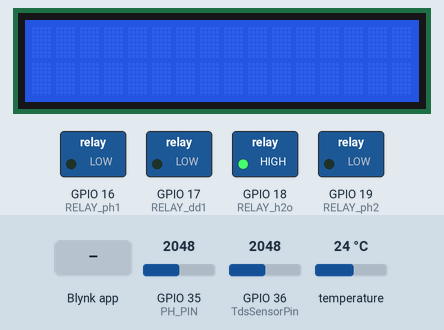
Bench run of a sketch on a simulated ESP32. Parts: 16×2 character LCD, switched loads named in the sketch (green lamp = pin HIGH). Inputs (shaded band) come from the test bench; at power-on: GPIO 35 (PH_PIN) = 2048, GPIO 36 (TdsSensorPin) = 2048, temperature 24 °C. WiFi joins after 1.5 s; servers stay silent unless stated; EEPROM starts erased; what the sketch prints to the serial monitor is not drawn.

Above: at 3.5 s.
3.6 s: Blynk app writes 1 to V2
At 11.5 s:
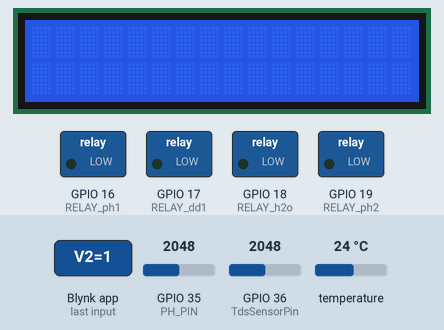
At 30.0 s:
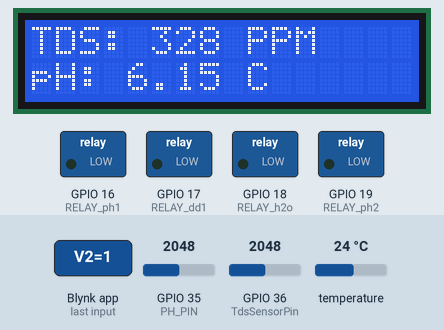
Timing chart, 0 to 31.5 s (numbered marks = the images above; inputs shaded):
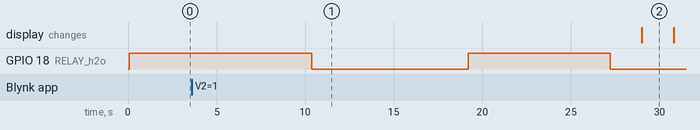

The sketch:

IoP391_nft_hydroponics.ino
```cpp
#define BLYNK_TEMPLATE_ID "TMPL6pgAKvDxM"
#define BLYNK_TEMPLATE_NAME "Group 4 project"
#define BLYNK_AUTH_TOKEN "VyIK9cPsMwVGqr1wH9zMMhfF3zT1epnb"
#define BLYNK_PRINT Serial
#include <Wire.h>
#include <OneWire.h>
#include <DallasTemperature.h>
#include <WiFi.h>
#include <WiFiClient.h>
#include <BlynkSimpleEsp32.h>
#include <GravityTDS.h>
#include <DHT.h>
#include <LiquidCrystal_I2C.h>
LiquidCrystal_I2C lcd(0x27, 16, 2);

const char* ssid = "cuong";
const char* password = "12345678";
//TDS
#define TdsSensorPin 36
#define VREF 3.5  // analog reference voltage(Volt) of the ADC
#define SCOUNT 10
GravityTDS tds;

// DS18B20 temperature sensor
#define ONE_WIRE_BUS 4
OneWire oneWire(ONE_WIRE_BUS);
DallasTemperature sensors(&oneWire);
float tempC;

BlynkTimer timer;

//pH
#include "DFRobot_ESP_PH.h"
#include "EEPROM.h"

DFRobot_ESP_PH ph;
#define ESPADC 4096.0   //the esp Analog Digital Convertion value
#define ESPVOLTAGE 3300 //the esp voltage supply value
#define PH_PIN 35		//the e#define samplingInterval 20

float voltage, pHValue,pHValue1;
double pHmin = 6,pHmax=6.8;
int TDSmin = 800,TDSmax= 1000;
float pHtemp = 0,pHtemp1 = 0;
//Relay
const int RELAY_ph2 = 19;
const int RELAY_h2o = 18;
// const int RELAY_dd2 = 5;
const int RELAY_dd1 = 17;
const int RELAY_ph1 = 16;

void setup() {
  //LCD
  lcd.begin();
  lcd.backlight();
  //PUMP
  pinMode(RELAY_ph2, OUTPUT);
  pinMode(RELAY_h2o, OUTPUT);
  pinMode(RELAY_dd1, OUTPUT);
  pinMode(RELAY_ph1, OUTPUT);
  digitalWrite(RELAY_ph2, LOW);
  digitalWrite(RELAY_h2o, HIGH);
  digitalWrite(RELAY_dd1, LOW);
  digitalWrite(RELAY_ph1, LOW);

  //TDS
  pinMode(TdsSensorPin, INPUT);
  // Initialize serial communication
  Serial.begin(115200);
  // Connect to Wi-Fi
  WiFi.begin(ssid, password);
  while (WiFi.status() != WL_CONNECTED) {
    delay(1000);
    Serial.println("Connecting to WiFi...");
  }
  Serial.println("Connected to WiFi");

  // Initialize Blynk
  Blynk.begin(BLYNK_AUTH_TOKEN, ssid, password);
  //TDS sensor
  tds.begin();
  //DS18B20 temperature sensor
  sensors.begin();
  EEPROM.begin(32);//needed to permit storage of calibration value in eeprom
	ph.begin();

  timer.setInterval(1000L, sendTDS);
  timer.setInterval(1000L, sendDS18);
  timer.setInterval(1000L, sendpH);
  timer.setInterval(1000L, displayValue);
}

//
// sum of sample point

int analogBuffer[SCOUNT];  // store the analog value in the array, read from ADC
int analogBufferTemp[SCOUNT];
int analogBufferIndex = 0;
int copyIndex = 0;
int count = 1;
float averageVoltage = 0;
float tdsValue = 0;
// float temperature = 25;  // current temperature for compensation
BLYNK_WRITE(V2)
{
  double pHminb = param.asDouble(); // assigning incoming value from pin V1 to a variable
  Serial.print("V2 Slider value is: ");
  Serial.println(pHminb);
  pHmin = pHminb;
}
BLYNK_WRITE(V3)
{
  double pHmaxb = param.asDouble(); // assigning incoming value from pin V1 to a variable
  Serial.print("V3 Slider value is: ");
  Serial.println(pHmaxb);
  pHmax = pHmaxb;
}
BLYNK_WRITE(V5)
{
  int TDSminb = param.asInt(); // assigning incoming value from pin V1 to a variable
  Serial.print("V5 Slider value is: ");
  Serial.println(TDSminb);
  TDSmin = TDSminb;
}
BLYNK_WRITE(V6)
{
  int TDSmaxb = param.asInt(); // assigning incoming value from pin V1 to a variable
  Serial.print("V6 Slider value is: ");
  Serial.println(TDSmaxb);
  TDSmax = TDSmaxb;
}
//TDS
// median filtering algorithm
int getMedianNum(int bArray[], int iFilterLen) {
  int bTab[iFilterLen];
  for (byte i = 0; i < iFilterLen; i++)
    bTab[i] = bArray[i];
  int i, j, bTemp;
  for (j = 0; j < iFilterLen - 1; j++) {
    for (i = 0; i < iFilterLen - j - 1; i++) {
      if (bTab[i] > bTab[i + 1]) {
        bTemp = bTab[i];
        bTab[i] = bTab[i + 1];
        bTab[i + 1] = bTemp;
      }
    }
  }
  if ((iFilterLen & 1) > 0) {
    bTemp = bTab[(iFilterLen - 1) / 2];
  } else {
    bTemp = (bTab[iFilterLen / 2] + bTab[iFilterLen / 2 - 1]) / 2;
  }
  return bTemp;
}

void sendDS18() {
  // Read DS18B20 temperature sensor value
  sensors.requestTemperatures();
  tempC = sensors.getTempCByIndex(0);
  delay(1000);
  // Print sensor values to serial monitor
  Serial.print("Water Temperature: ");
  Serial.println(tempC);

  // Send sensor values to Blynk

}

void sendTDS() {
  // Read TDS sensor value
  static unsigned long analogSampleTimepoint = millis();
  // int temp=25;
  if (millis() - analogSampleTimepoint > 40U)  //every 40 milliseconds,read the analog value from the ADC
  {
    analogSampleTimepoint = millis();
    analogBuffer[analogBufferIndex] = analogRead(TdsSensorPin);  //read the analog value and store into the buffer
    analogBufferIndex++;
    if (analogBufferIndex == SCOUNT)
      analogBufferIndex = 0;
  }
  static unsigned long printTimepoint = millis();
  if (millis() - printTimepoint > 800U) {
    printTimepoint = millis();
    for (copyIndex = 0; copyIndex < SCOUNT; copyIndex++)
      analogBufferTemp[copyIndex] = analogBuffer[copyIndex];
    averageVoltage = getMedianNum(analogBufferTemp, SCOUNT) * (float)VREF / 4096.0;                                                                                                   // read the analog value more stable by the median filtering algorithm, and convert to voltage value
    float compensationCoefficient = 1.0 + 0.02 * (tempC - 25.0);                                                                                                                      //temperature compensation formula: fFinalResult(25^C) = fFinalResult(current)/(1.0+0.02*(fTP-25.0));
    float compensationVolatge = averageVoltage / compensationCoefficient;                                                                                                             //temperature compensation
    tdsValue = (133.42 * compensationVolatge * compensationVolatge * compensationVolatge - 255.86 * compensationVolatge * compensationVolatge + 857.39 * compensationVolatge) * 0.5;  //convert voltage value to tds value

    Serial.print("TDS Value:");
    Serial.print(tdsValue, 0);
    Serial.println("ppm");

  }
}

void sendpH() {
  float temperature = 25;

  static unsigned long timepoint = millis();
	if (millis() - timepoint > 1000U) //time interval: 1s
	{
		timepoint = millis();
		//voltage = rawPinValue / esp32ADC * esp32Vin
		voltage = analogRead(PH_PIN) / ESPADC * ESPVOLTAGE; // read the voltage
		// Serial.print("voltage:");
		// Serial.println(voltage, 4);
    pHtemp1 = pHtemp;
    pHtemp = pHValue1;
		pHValue1 = ph.readPH(voltage, tempC); // convert voltage to pH with temperature compensation
    pHValue = (pHtemp1 + pHtemp + pHValue1)/3;
		Serial.print("pH:");
		Serial.println(pHValue, 4);
	}
	ph.calibration(voltage, temperature); // calibration process by Serail CMD
  // Send sensor values to Blynk

}

void displayValue(){
  if(tempC>0 && tdsValue >0 && pHValue>0){
  lcd.setCursor(0, 0);
  lcd.print("TDS: ");
  lcd.print(tdsValue, 0);
  lcd.print(" PPM");

  lcd.setCursor(0, 2);
  lcd.print("Temp: ");
  lcd.print(tempC, 0);
  lcd.print(" C");

  lcd.setCursor(0, 1);
  lcd.print("pH: ");
  lcd.print(pHValue);
}
}


void Pump_pH() {
  if(pHValue< pHmin ){
  digitalWrite(RELAY_ph2, HIGH);
  delay(15000);
  digitalWrite(RELAY_ph2, LOW);
  }
  else if(pHValue >pHmax){
  digitalWrite(RELAY_ph1, HIGH);
  delay(4000);
  digitalWrite(RELAY_ph1, LOW);
  }
  else{
    digitalWrite(RELAY_ph2, LOW);
    digitalWrite(RELAY_ph1, LOW);
  }
}
void Pump_H2o() {
  digitalWrite(RELAY_h2o, HIGH);
  delay(8000);
  digitalWrite(RELAY_h2o, LOW);
}
void Pump_TDS() {
  if(tdsValue<TDSmin ){
  digitalWrite(RELAY_dd1, HIGH);
  delay(10000);
  digitalWrite(RELAY_dd1, LOW);
  }
  else if(tdsValue >TDSmax){
  digitalWrite(RELAY_ph2, HIGH);
  delay(15000);
  digitalWrite(RELAY_ph2, LOW);
  }
  else{
    digitalWrite(RELAY_dd1, LOW);
    digitalWrite(RELAY_ph2, LOW);
  }
}

void loop() {

  Blynk.run();
  timer.run();

  if(count % 5 == 0){
    Pump_H2o();
  }
  if(count % 20 == 0){
    Pump_pH();
    Pump_TDS();
    count=1;
  }
  if(tempC>0 && tdsValue>0&& pHValue>0){
    Blynk.virtualWrite(V4, tempC);
    Blynk.virtualWrite(V0, tdsValue);
    Blynk.virtualWrite(V1, pHValue);
    }
  count ++;
}
```
